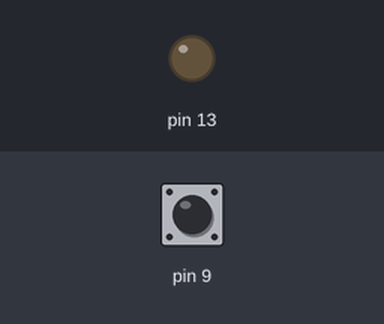
Bench run of a sketch on a simulated Arduino Uno, built with avr-gcc and run on an emulated ATmega328P. Shown: output pins drawn as LEDs (lit = HIGH). Dashed ring = blinking. Inputs (shaded band) come from the test bench; at power-on: pin 9 HIGH.

Above: at 1.2 s.
1.3 s: pin 9 pulled LOW for 1 s
At 1.55 s:
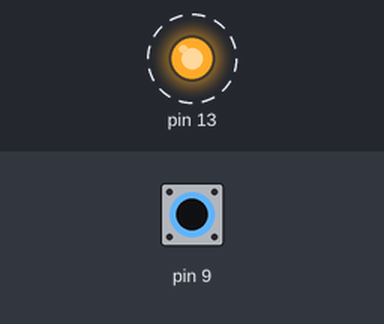
4.3 s: pin 9 pulled LOW for 3.2 s
At 8.3 s:
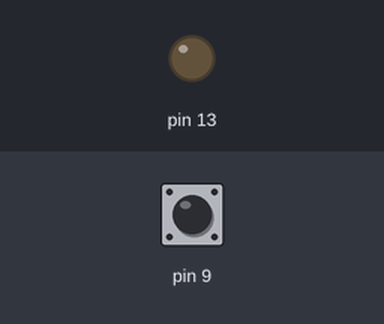
Timing chart, 0 to 9.8 s (numbered marks = the images above; inputs shaded):
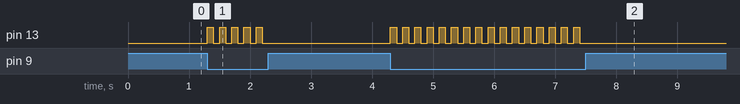

Measured:
- after the input at 1.3 s, pin 13: alternates HIGH for 0.10 s and LOW for 0.10 s, 10 changes in all, then stays LOW, starting at once
- after the input at 4.3 s, pin 13: alternates HIGH for 0.10 s and LOW for 0.10 s, 32 changes in all, then stays LOW, starting at once

The sketch:

Pushbutton_3.ino
```cpp
int buttonState = 0;

void setup() {
  pinMode(13, OUTPUT);
  pinMode(9, INPUT_PULLUP);
}

void loop() {
  if (digitalRead(9) == LOW) {
    if (buttonState == 0) {
      buttonState = 1;
    } else {
      buttonState = 0;
    }
  }

  if (buttonState == 1) {
    digitalWrite(13, HIGH);
  } else {
    digitalWrite(13, LOW);
  }

  delay(100);
}
```
